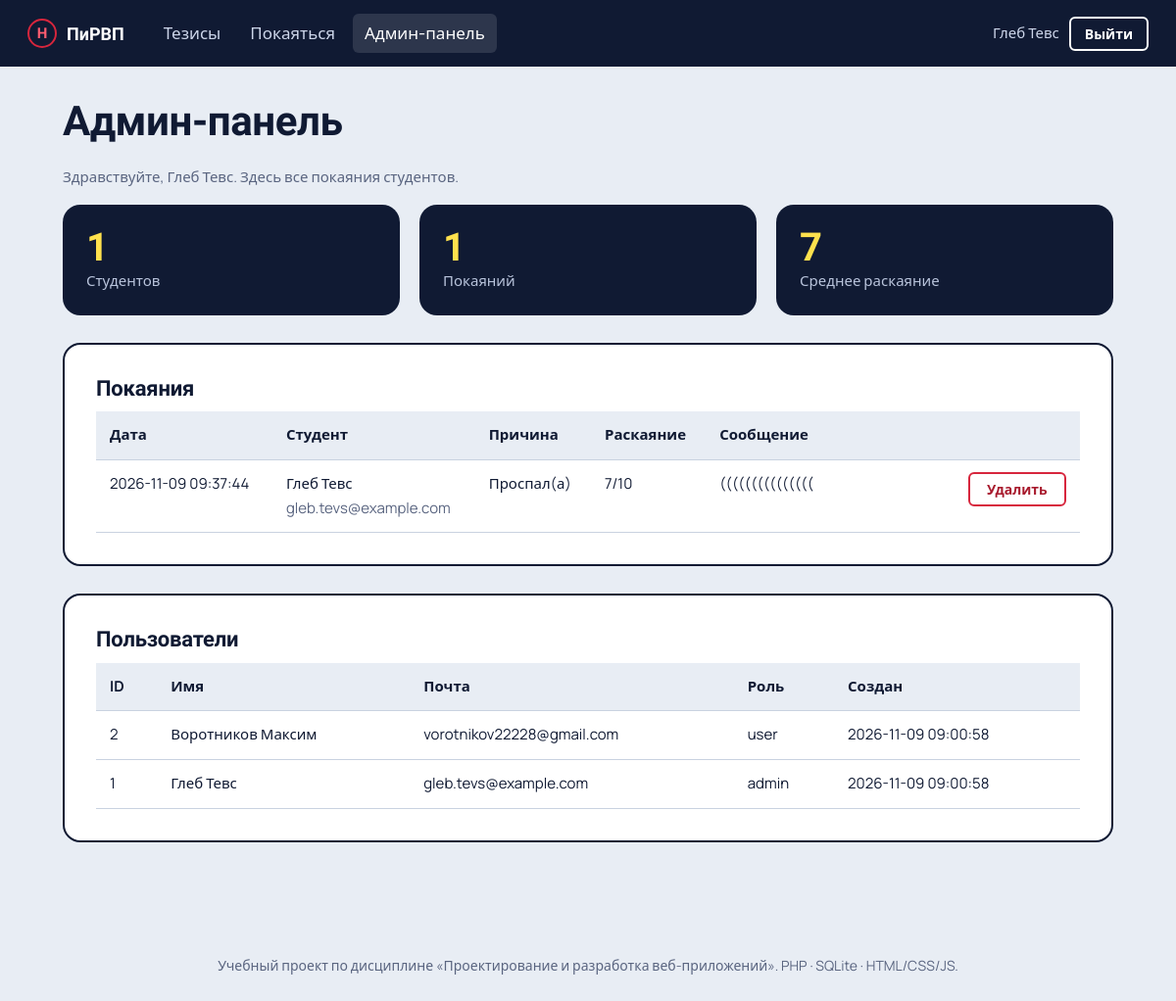
/admin.php (signed in), run on the app's committed database.
### tables this page shows
CREATE TABLE users (
        id INTEGER PRIMARY KEY AUTOINCREMENT,
        name TEXT NOT NULL,
        email TEXT NOT NULL UNIQUE,
        password_hash TEXT NOT NULL,
        role TEXT NOT NULL DEFAULT 'user',
        created_at TEXT NOT NULL DEFAULT CURRENT_TIMESTAMP
    );

CREATE TABLE feedback (
        id INTEGER PRIMARY KEY AUTOINCREMENT,
        user_id INTEGER NOT NULL,
        reason TEXT NOT NULL,
        remorse INTEGER NOT NULL,
        message TEXT NOT NULL,
        created_at TEXT NOT NULL DEFAULT CURRENT_TIMESTAMP,
        FOREIGN KEY (user_id) REFERENCES users(id) ON DELETE CASCADE
    );

### includes/auth.php (called while the page is built, shortened)
<?php
require_once __DIR__ . '/db.php';
function e(?string $s): string { return htmlspecialchars((string)$s, ENT_QUOTES, 'UTF-8'); }
function current_user(): ?array
{
    static $u = null;
    if ($u === null) {
        $st = db()->prepare('SELECT id, name, email, role FROM users WHERE id = ?');
        $st->execute([$_SESSION['uid']]);
        $u = $st->fetch() ?: false;
    }
    return $u ?: null;
}
function require_login(string $from): array
{
    $u = current_user();
    return $u;
}
function require_admin(): array
{
    $u = require_login('admin.php');
    return $u;
}

### includes/db.php (called while the page is built, shortened)
<?php
function db(): PDO
{
    static $pdo = null;
    if ($pdo) return $pdo;
    $pdo = new PDO('sqlite:' . DB_PATH);
    $pdo->setAttribute(PDO::ATTR_ERRMODE, PDO::ERRMODE_EXCEPTION);
    $pdo->setAttribute(PDO::ATTR_DEFAULT_FETCH_MODE, PDO::FETCH_ASSOC);
    $pdo->exec('PRAGMA foreign_keys = ON');
    $pdo->exec("CREATE TABLE IF NOT EXISTS users (
        id INTEGER PRIMARY KEY AUTOINCREMENT,
        name TEXT NOT NULL,
        email TEXT NOT NULL UNIQUE,
        password_hash TEXT NOT NULL,
        role TEXT NOT NULL DEFAULT 'user',
        created_at TEXT NOT NULL DEFAULT CURRENT_TIMESTAMP
    )");
    $pdo->exec("CREATE TABLE IF NOT EXISTS feedback (
        id INTEGER PRIMARY KEY AUTOINCREMENT,
        user_id INTEGER NOT NULL,
        reason TEXT NOT NULL,
        remorse INTEGER NOT NULL,
        message TEXT NOT NULL,
        created_at TEXT NOT NULL DEFAULT CURRENT_TIMESTAMP,
        FOREIGN KEY (user_id) REFERENCES users(id) ON DELETE CASCADE
    )");
    $exists = $pdo->prepare('SELECT 1 FROM users WHERE email = ?');
    $exists->execute([ADMIN_EMAIL]);
    return $pdo;
}

### admin.php (the view, shortened to what this page needs)
<?php
require_once __DIR__ . '/includes/auth.php';
$admin = require_admin();
$stats = [
    'Студентов'        => (int)db()->query("SELECT COUNT(*) FROM users WHERE role = 'user'")->fetchColumn(),
    'Покаяний'         => (int)db()->query('SELECT COUNT(*) FROM feedback')->fetchColumn(),
    'Среднее раскаяние' => round((float)db()->query('SELECT COALESCE(AVG(remorse),0) FROM feedback')->fetchColumn(), 1),
];
$rows = db()->query('SELECT f.*, u.name, u.email FROM feedback f JOIN users u ON u.id = f.user_id ORDER BY f.id DESC')->fetchAll();
$users = db()->query('SELECT id, name, email, role, created_at FROM users ORDER BY id DESC')->fetchAll();
$page = 'admin';
$bodyClass = 'admin';
require __DIR__ . '/includes/header.php';
?>
<section class="admin-head">
  <h1>Админ-панель</h1>
  <p class="muted">Здравствуйте, <?= e($admin['name']) ?>. Здесь все покаяния студентов.</p>
</section>
<section class="stats">
  <?php foreach ($stats as $label => $val): ?>
    <div class="stat"><b><?= e((string)$val) ?></b><span><?= e($label) ?></span></div>
  <?php endforeach; ?>
</section>
<section class="card">
  <h2>Покаяния</h2>
  <?php if (!$rows): ?>
    <p class="muted">Пока никто не покаялся. Все ходят на пары?</p>
  <?php else: ?>
  <div class="table-wrap">
    <table>
      <thead><tr><th>Дата</th><th>Студент</th><th>Причина</th><th>Раскаяние</th><th>Сообщение</th><th></th></tr></thead>
      <tbody>
      <?php foreach ($rows as $r): ?>
        <tr>
          <td><?= e($r['created_at']) ?></td>
          <td><?= e($r['name']) ?><br><span class="muted"><?= e($r['email']) ?></span></td>
          <td><?= e(REASONS[$r['reason']] ?? $r['reason']) ?></td>
          <td><?= (int)$r['remorse'] ?>/10</td>
          <td class="msg"><?= nl2br(e($r['message'])) ?></td>
          <td>
            <form method="post" onsubmit="return confirm('Удалить запись?')">
              <button class="btn small danger" type="submit">Удалить</button>
            </form>
          </td>
        </tr>
      <?php endforeach; ?>
      </tbody>
    </table>
  </div>
  <?php endif; ?>
</section>
<section class="card">
  <h2>Пользователи</h2>
  <div class="table-wrap">
    <table>
      <thead><tr><th>ID</th><th>Имя</th><th>Почта</th><th>Роль</th><th>Создан</th></tr></thead>
      <tbody>
      <?php foreach ($users as $u): ?>
        <tr><td><?= (int)$u['id'] ?></td><td><?= e($u['name']) ?></td><td><?= e($u['email']) ?></td><td><?= e($u['role']) ?></td><td><?= e($u['created_at']) ?></td></tr>
      <?php endforeach; ?>
      </tbody>
    </table>
  </div>
</section>
<?php require __DIR__ . '/includes/footer.php'; ?>

### includes/header.php (shortened to what this page needs)
<?php
require_once __DIR__ . '/auth.php';
$user = current_user();
$page = $page ?? '';
?>
<!DOCTYPE html>
<html lang="ru">
<head>
<link rel="stylesheet" href="assets/css/style.css">
</head>
<body class="<?= e($bodyClass ?? '') ?>">
<header class="top">
  <a class="brand" href="index.php"><span class="mark">Н</span>ПиРВП</a>
  <nav>
    <a href="index.php" <?= $page === 'home' ? 'aria-current="page"' : '' ?>>Тезисы</a>
    <a href="feedback.php" <?= $page === 'feedback' ? 'aria-current="page"' : '' ?>>Покаяться</a>
    <?php if ($user && $user['role'] === 'admin'): ?>
      <a href="admin.php" <?= $page === 'admin' ? 'aria-current="page"' : '' ?>>Админ-панель</a>
    <?php endif; ?>
  </nav>
  <div class="who">
    <?php if ($user): ?>
      <span class="uname"><?= e($user['name']) ?></span>
      <a class="btn small ghost" href="logout.php">Выйти</a>
    <?php else: ?>
      <a class="btn small ghost" href="login.php">Войти</a>
      <a class="btn small" href="register.php">Регистрация</a>
    <?php endif; ?>
  </div>
</header>
<main>

### includes/footer.php (shortened to what this page needs)
</main>
<footer class="foot">
  <p>Учебный проект по дисциплине «Проектирование и разработка веб-приложений». PHP · SQLite · HTML/CSS/JS.</p>
</footer>
</body>
</html>

### assets/css/style.css (style rules this page uses)
:root { --paper:#e8edf4; --card:#ffffff; --ink:#101a33; --muted:#5a6580; --line:#c9d2e0; --red:#d7263d; --red-dark:#a81a2d; --mark:#ffe14d; --ok:#1f7a4d; --r-sm:6px; --r-lg:18px; --head:'Unbounded','Arial Black',sans-serif; --body:'Manrope','Segoe UI',Arial,sans-serif; }
* { box-sizing:border-box }
html { scroll-behavior:smooth }
body { margin:0;background:var(--paper);color:var(--ink);font:400 17px/1.65 var(--body);-webkit-font-smoothing:antialiased }
a { color:var(--red-dark) }
main { max-width:1120px;margin:0 auto;padding:32px 24px 72px }
.top { display:flex;align-items:center;gap:28px;padding:14px 28px;background:var(--ink);color:#fff;position:sticky;top:0;z-index:10 }
.brand { font:700 18px var(--head);color:#fff;text-decoration:none;display:flex;align-items:center;gap:10px }
.mark { display:inline-grid;place-items:center;width:30px;height:30px;border:2px solid var(--red);border-radius:50%;color:#ff5d70;font:900 15px var(--head) }
.top nav { display:flex;gap:6px;flex:1 }
.top nav a { color:#cdd6ea;text-decoration:none;padding:6px 12px;border-radius:var(--r-sm);font-weight:500 }
.top nav a:hover,.top nav a[aria-current] { color:#fff;background:rgba(255,255,255,.12) }
.who { display:flex;align-items:center;gap:10px }
.uname { color:#cdd6ea;font-size:15px }
.btn { display:inline-block;border:2px solid var(--red);background:var(--red);color:#fff;padding:12px 24px;border-radius:var(--r-sm);font:700 16px var(--body);text-decoration:none;cursor:pointer;transition:background .15s,transform .15s }
.btn.ghost { background:transparent;color:inherit;border-color:currentColor }
.top .btn.ghost { color:#fff }
.btn.small { padding:6px 14px;font-size:14px }
.btn.danger { background:transparent;color:var(--red-dark) }
h1,h2,h3 { font-family:var(--head);line-height:1.15;margin:0 0 .5em;letter-spacing:-.01em }
.card { background:var(--card);border:2px solid var(--ink);border-radius:var(--r-lg);padding:32px;margin-bottom:28px }
.card h2 { font-size:22px }
.muted { color:var(--muted);font-size:15px }
form { display:grid;gap:18px;margin-top:20px }
.admin-head h1 { font-size:clamp(28px,4vw,42px) }
.stats { display:grid;grid-template-columns:repeat(auto-fit,minmax(180px,1fr));gap:20px;margin-bottom:28px }
.stat { background:var(--ink);color:#fff;border-radius:var(--r-lg);padding:22px 24px;display:grid }
.stat b { font:900 40px/1.1 var(--head);color:var(--mark) }
.stat span { color:#b9c4dc;font-size:15px }
.table-wrap { overflow-x:auto }
table { width:100%;border-collapse:collapse;font-size:15px }
th,td { text-align:left;padding:12px 14px;border-bottom:1px solid var(--line);vertical-align:top }
th { background:var(--paper);font-weight:700;white-space:nowrap }
td.msg { min-width:240px }
td form { margin:0 }
.foot { text-align:center;color:var(--muted);font-size:14px;padding:0 24px 40px }

### data on the page
users: name "Глеб Тевс", id "1", email "gleb.tevs@example.com", role "admin", created_at "2026-11-09 09:00:58"
feedback: remorse "7", label "Среднее раскаяние", created_at "2026-11-09 09:37:44", user.name "Глеб Тевс", user.email "gleb.tevs@example.com", reason "Проспал(а)", message "((((((((((((((("
users: id "2", name "Воротников Максим", email "vorotnikov22228@gmail.com", role "user", created_at "2026-11-09 09:00:58"

### other printed values
$val "1"
$label "Студентов"
$label "Покаяний"
